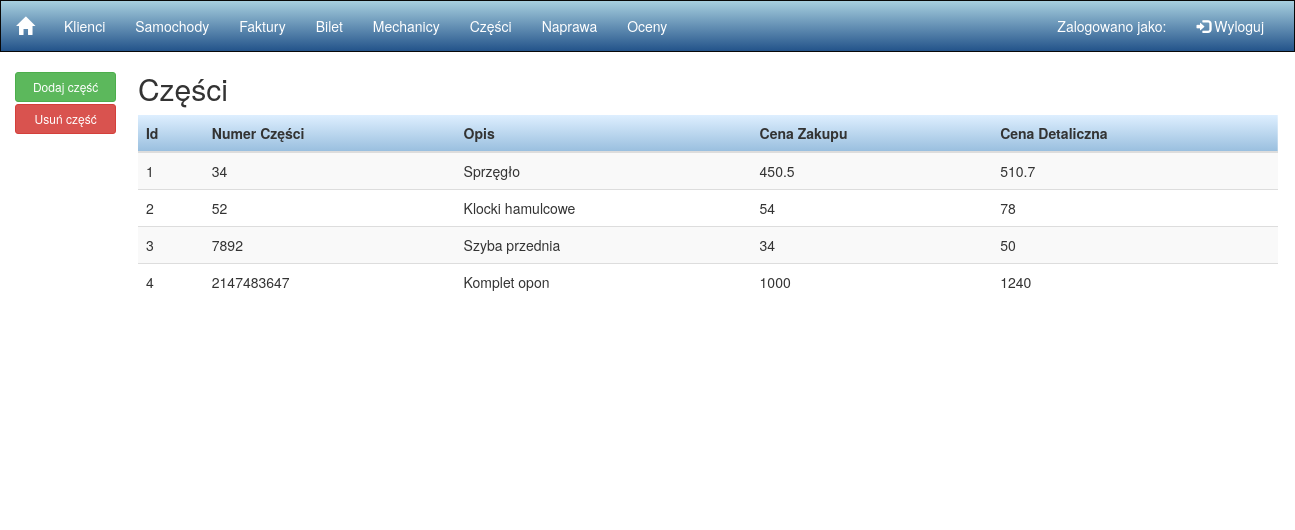
Page /index.php/parts on the committed database.
### tables this page shows
CREATE TABLE `czesci` (
  `idCzesci` int(11) NOT NULL,
  `numerCzesci` int(11) DEFAULT NULL,
  `opis` varchar(45) DEFAULT NULL,
  `cenaZakupu` double DEFAULT NULL,
  `cenaDetaliczna` double DEFAULT NULL
);

### application/controllers/Parts.php (called while the page is built, shortened)
<?php
class Parts extends CI_Controller{
    public function getPartsData(){
        $data = $this->db->query("SELECT * FROM czesci");
        $data_query = $data->result_array();
       return $data_query;
    }
    public function index(){
        $data_query = $this->getPartsData();
        $this->load->view('header');
        $this->load->view('parts',['partsData'=>$data_query]);
    }
}

### index.php (called while the page is built, shortened)
<?php
require_once BASEPATH.'core/CodeIgniter.php';

### application/views/parts.php (the view, shortened to what this page needs)
<div class="container-fluid text-center">
    <div class="row content">
        <div class="col-sm-1 sidenav"  >
            <button type="button" class="btn btn-success btn-sm btn-block" data-toggle="modal" data-target="#carModal" style="margin-bottom: 2px;">Dodaj część
            </button>
            <button type="button" class="btn btn-danger btn-sm btn-block" data-toggle="modal" data-target="#myModal2">Usuń
                część
            </button>
        </div>
        <div class="col-sm-10 text-left">
            <div class="container">
                <h2>Części</h2>
                <table class="table table-striped">
                    <thead style="background: rgb(222,239,255); /* Old browsers */
                    background: -moz-linear-gradient(top, rgba(222,239,255,1) 0%, rgba(152,190,222,1) 100%); /* FF3.6-15 */
                    background: -webkit-linear-gradient(top, rgba(222,239,255,1) 0%,rgba(152,190,222,1) 100%); /* Chrome10-25,Safari5.1-6 */
                    background: linear-gradient(to bottom, rgba(222,239,255,1) 0%,rgba(152,190,222,1) 100%); /* W3C, IE10+, FF16+, Chrome26+, Opera12+, Safari7+ */
                    filter: progid:DXImageTransform.Microsoft.gradient( startColorstr='#deefff', endColorstr='#98bede',GradientType=0 );">
                    <tr>
                        <th>Id</th>
                        <th>Numer Części</th>
                        <th>Opis</th>
                        <th>Cena Zakupu</th>
                        <th>Cena Detaliczna</th>
                    </tr>
                    </thead>
                    <tbody>
                    <?php
                    foreach ($partsData as $row) {
                        echo "<tr>";
                        echo "<td>" . $row['idCzesci'] . "</td>";
                        echo "<td>" . $row['numerCzesci'] . "</td>";
                        echo "<td>" . $row['opis'] . "</td>";
                        echo "<td>" . $row['cenaZakupu'] . "</td>";
                        echo "<td>" . $row['cenaDetaliczna'] . "</td>";
                        echo "</tr>";
                    }
                    ?>
                    </tbody>
                </table>
            </div>
        </div>
    </div>
</div>
</body>
</html>

### application/views/header.php (style rules this page uses)
.row.content { height: 450px }
.sidenav { padding-top: 20px; background-color: white; height: 100%; border-right-width: 2px; }
.btn-block { min-width: 130%; }

### rows in the picture
czesci: idCzesci "1", numerCzesci "34", opis "Sprzęgło", cenaZakupu "450.5", cenaDetaliczna "510.7"
czesci: idCzesci "2", numerCzesci "52", opis "Klocki hamulcowe", cenaZakupu "54", cenaDetaliczna "78"
czesci: idCzesci "3", numerCzesci "7892", opis "Szyba przednia", cenaZakupu "34", cenaDetaliczna "50"
czesci: idCzesci "4", numerCzesci "2147483647", opis "Komplet opon", cenaZakupu "1000", cenaDetaliczna "1240"
